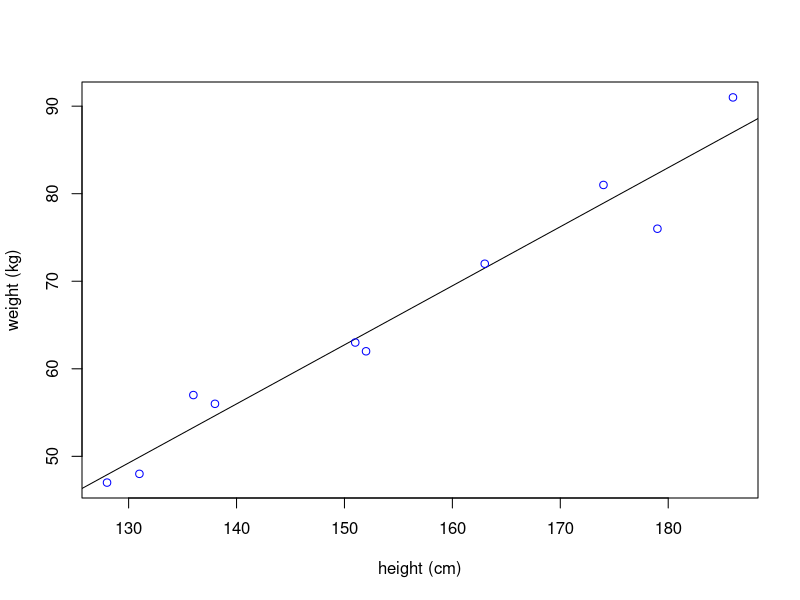
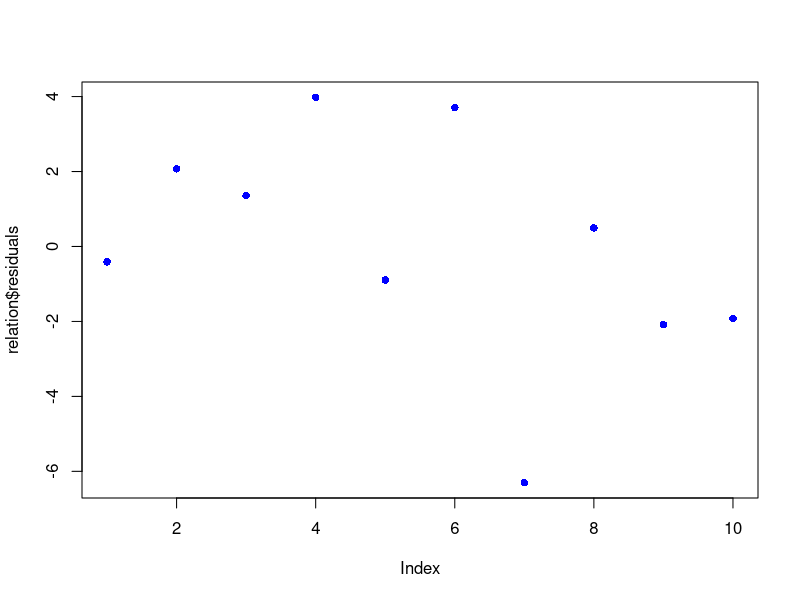

Reproduce these figures in R, in order.
## ---- chunk 1
height <- c(151, 174, 138, 186, 128, 136, 179, 163, 152, 131)
weight <- c(63, 81, 56, 91, 47, 57, 76, 72, 62, 48)
## ---- chunk 2
relation <- lm(weight ~ height)
print(relation)
summary(relation)
## ---- chunk 3
print(sum(relation$residuals))
## ---- chunk 4
plot(height, weight, col='blue', abline(lm(weight ~ height)), xlab='height (cm)', ylab='weight (kg)')
## ---- chunk 5
plot(relation$residuals, pch=16, col='blue')
